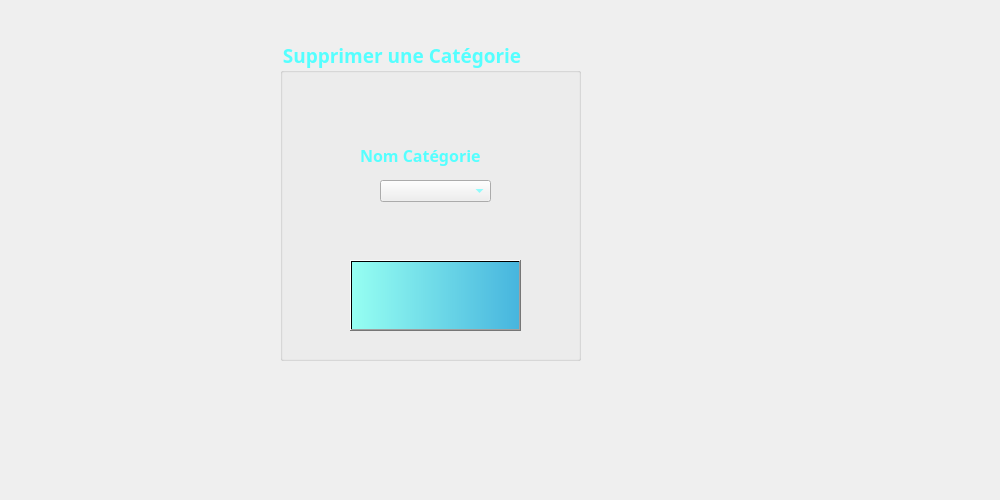
     <widget class="QWidget" name="tab_categorie_11">
      <attribute name="title">
       <string>Supprimer</string>
      </attribute>
      <widget class="QGroupBox" name="groupBox_categorie_6">
       <property name="geometry">
        <rect>
         <x>280</x>
         <y>40</y>
         <width>301</width>
         <height>321</height>
        </rect>
       </property>
       <property name="font">
        <font>
         <family>Lucida Calligraphy</family>
         <pointsize>14</pointsize>
         <weight>75</weight>
         <bold>true</bold>
        </font>
       </property>
       <property name="layoutDirection">
        <enum>Qt::LeftToRight</enum>
       </property>
       <property name="styleSheet">
        <string notr="true">color: rgb(255, 80, 97);
color: rgb(0, 255, 255);
color: rgb(85, 255, 255);
</string>
       </property>
       <property name="title">
        <string>Supprimer une Catégorie</string>
       </property>
       <widget class="QLabel" name="label_categorie_43">
        <property name="geometry">
         <rect>
          <x>168</x>
          <y>318</y>
          <width>2101</width>
          <height>2211</height>
         </rect>
        </property>
        <property name="text">
         <string/>
        </property>
        <property name="pixmap">
         <pixmap>macaron.jpg</pixmap>
        </property>
       </widget>
       <widget class="QPushButton" name="pushButton_categorie_6">
        <property name="geometry">
         <rect>
          <x>70</x>
          <y>220</y>
          <width>171</width>
          <height>71</height>
         </rect>
        </property>
        <property name="font">
         <font>
          <family>Lucida Calligraphy</family>
          <pointsize>11</pointsize>
          <weight>75</weight>
          <bold>true</bold>
         </font>
        </property>
        <property name="styleSheet">
         <string notr="true">background-color: qlineargradient(spread:pad, x1:0, y1:0, x2:1, y2:0, stop:0 rgba(150, 255, 242, 255), stop:1 rgba(71, 181, 222, 255));</string>
        </property>
        <property name="text">
         <string/>
        </property>
        <property name="icon">
         <iconset>
          <normaloff>../../../../../../../../../../i/poubelle.png</normaloff>../../../../../../../../../../i/poubelle.png</iconset>
        </property>
        <property name="iconSize">
         <size>
          <width>150</width>
          <height>150</height>
         </size>
        </property>
       </widget>
       <widget class="QLabel" name="label_categorie_45">
        <property name="geometry">
         <rect>
          <x>80</x>
          <y>100</y>
          <width>171</width>
          <height>31</height>
         </rect>
        </property>
        <property name="font">
         <font>
          <family>Lucida Calligraphy</family>
          <pointsize>12</pointsize>
          <weight>75</weight>
          <bold>true</bold>
         </font>
        </property>
        <property name="text">
         <string>Nom Catégorie</string>
        </property>
       </widget>
       <widget class="QComboBox" name="comboBox_categorie_sup">
        <property name="geometry">
         <rect>
          <x>100</x>
          <y>140</y>
          <width>111</width>
          <height>22</height>
         </rect>
        </property>
       </widget>
      </widget>
      <widget class="QLabel" name="label_categorie_46">
       <property name="geometry">
        <rect>
         <x>-30</x>
         <y>-90</y>
         <width>991</width>
         <height>491</height>
        </rect>
       </property>
       <property name="text">
        <string/>
       </property>
       <property name="pixmap">
        <pixmap>../../../../../../../../../../i/154381946_1831634480335042_4446684979299693543_n.jpg</pixmap>
       </property>
      </widget>
      <zorder>label_categorie_46</zorder>
      <zorder>groupBox_categorie_6</zorder>
     </widget>
